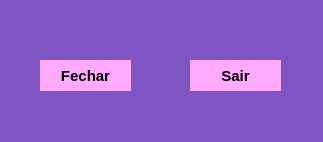
<?xml version="1.0" encoding="UTF-8"?>
<ui version="4.0">
 <class>MainWindow</class>
 <widget class="QMainWindow" name="MainWindow">
  <property name="geometry">
   <rect>
    <x>0</x>
    <y>0</y>
    <width>323</width>
    <height>142</height>
   </rect>
  </property>
  <property name="windowTitle">
   <string>Designer_Unhas</string>
  </property>
  <property name="windowIcon">
   <iconset>
    <normalon>unhas.png</normalon>
   </iconset>
  </property>
  <property name="styleSheet">
   <string notr="true">background-color: rgb(125, 84, 194);</string>
  </property>
  <widget class="QWidget" name="centralwidget">
   <widget class="QPushButton" name="FecharMsgButton">
    <property name="geometry">
     <rect>
      <x>40</x>
      <y>60</y>
      <width>91</width>
      <height>31</height>
     </rect>
    </property>
    <property name="font">
     <font>
      <pointsize>11</pointsize>
      <italic>false</italic>
      <bold>true</bold>
     </font>
    </property>
    <property name="styleSheet">
     <string notr="true">background-color: rgb(255, 170, 255);
border-style: outset;

</string>
    </property>
    <property name="text">
     <string>Fechar</string>
    </property>
   </widget>
   <widget class="QPushButton" name="sairMsgButton">
    <property name="geometry">
     <rect>
      <x>190</x>
      <y>60</y>
      <width>91</width>
      <height>31</height>
     </rect>
    </property>
    <property name="font">
     <font>
      <pointsize>11</pointsize>
      <italic>false</italic>
      <bold>true</bold>
     </font>
    </property>
    <property name="styleSheet">
     <string notr="true">background-color: rgb(255, 170, 255);
border-style: outset;

</string>
    </property>
    <property name="text">
     <string>Sair</string>
    </property>
   </widget>
   <widget class="QLabel" name="labelMsg">
    <property name="geometry">
     <rect>
      <x>90</x>
      <y>9</y>
      <width>211</width>
      <height>41</height>
     </rect>
    </property>
    <property name="font">
     <font>
      <pointsize>12</pointsize>
      <bold>true</bold>
     </font>
    </property>
    <property name="styleSheet">
     <string notr="true">color: rgb(255, 255, 0);</string>
    </property>
    <property name="text">
     <string/>
    </property>
   </widget>
  </widget>
  <widget class="QMenuBar" name="menubar">
   <property name="geometry">
    <rect>
     <x>0</x>
     <y>0</y>
     <width>323</width>
     <height>22</height>
    </rect>
   </property>
  </widget>
  <widget class="QStatusBar" name="statusbar"/>
 </widget>
 <resources/>
 <connections/>
</ui>
